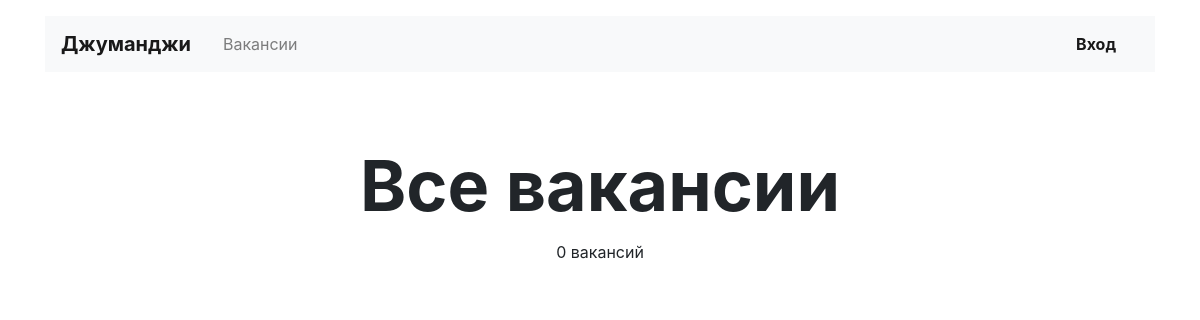
/vacancies/, run on an earlier commit of the app's database.
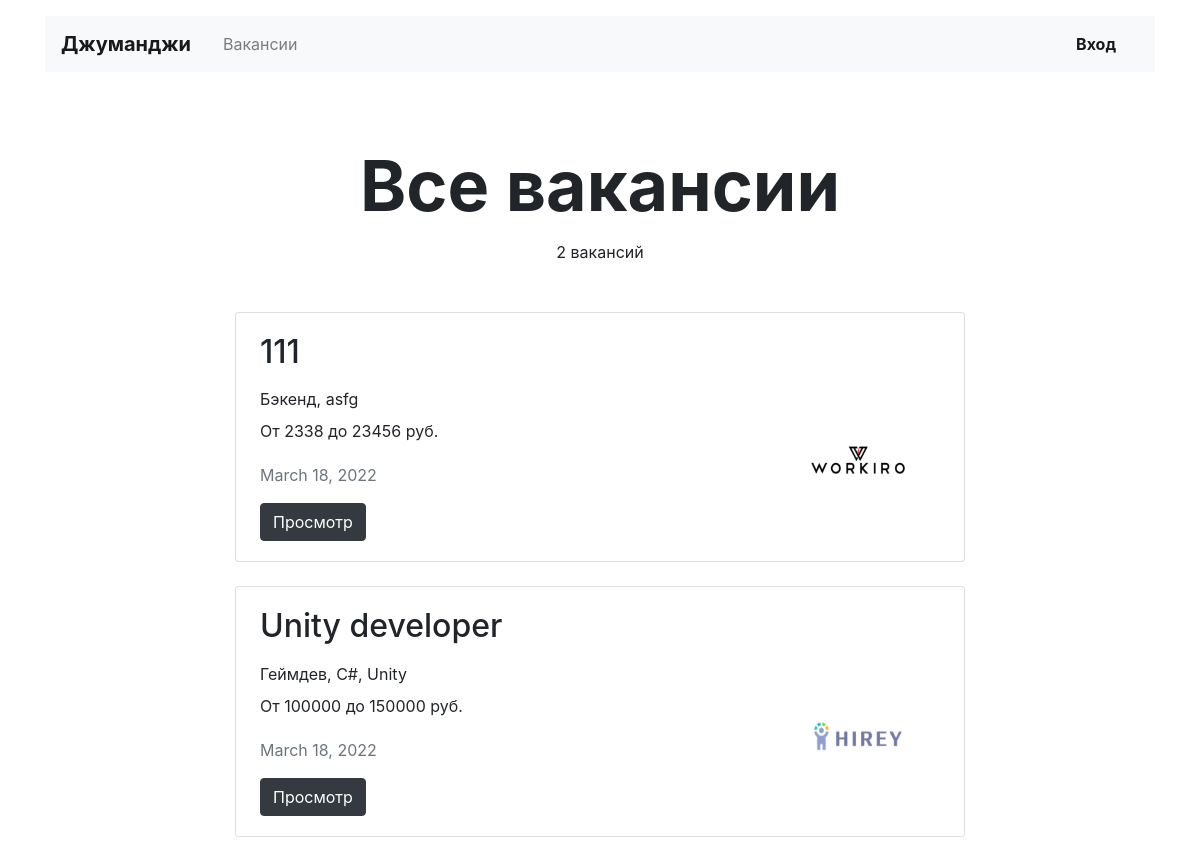
And on a later commit of the database.
### work/models.py (models this page shows, shortened)
class Vacancy(models.Model):
    title = models.CharField(max_length=50)
    speciality = models.ForeignKey(Specialty, on_delete=models.CASCADE, related_name='vacancies')
    company = models.ForeignKey(Company, on_delete=models.CASCADE, related_name='vacancies')
    skills = models.CharField(max_length=255)
    description = models.TextField()
    salary_min = models.IntegerField()
    salary_max = models.IntegerField()
    posted = models.DateField()

class Specialty(models.Model):
    code = models.CharField(max_length=50)
    title = models.CharField(max_length=50)
    picture = models.ImageField(default='https://place-hold.it/100x60', upload_to=MEDIA_SPECIALITY_IMAGE_DIR)

class Company(models.Model):
    name = models.CharField(max_length=50)
    location = models.CharField(max_length=50)
    logo = models.ImageField(default='https://place-hold.it/100x60', upload_to=MEDIA_COMPANY_IMAGE_DIR)
    description = models.TextField()
    employee_count = models.IntegerField()
    owner = models.OneToOneField(User, on_delete=models.CASCADE)

### work/views.py (the view)
# urls.py: path('vacancies/', view.list_vacancies_view, name='vacancies'),
def list_vacancies_view(request):
    vacancies = mdl.Vacancy.objects.all()
    return render(request, "work/vacancies.html", context={
        "vacancies": vacancies,
        "count": len(vacancies),
    })

### work/templates/work/vacancies.html
{% extends "work/base.html" %}
{% block content %}
  <main class="container mt-3">
    <section>
      <h1 class="h1 text-center mx-auto mt-4 pt-5" style="font-size: 70px;"><strong>Все вакансии</strong></h1>
      <p class="text-center pt-1">{{ count }} вакансий</p>
      <div class="row mt-5">
        <div class="col-12 col-lg-8 offset-lg-2 m-auto">
          {% for vac in vacancies %}
          <div class="card mb-4">
            <div class="card-body px-4">
              <div class="row">
                <div class="col-12 col-md-8 col-lg-9">
                  <h2 class="h2 pb-2">{{ vac.title }}</h2>
                  <p class="mb-2">{{ vac.speciality.title }}, {{ vac.skills }}</p>
                  <p>От {{ vac.salary_min }} до {{ vac.salary_max }} руб.</p>
                  <p class="text-muted pt-1">{{ vac.posted }}</p>
                </div>
                <div class="col-12 col-md-4 col-lg-3 d-flex align-items-end">
                  <a href="{% url 'vacancy' vac.id %}"><img src="{{ vac.company.logo.url }}" width="130" height="80" alt=""></a>
                </div>
              </div>
              <a href="{% url 'vacancy' vac.id %}" class="btn btn-dark">Просмотр</a>
            </div>
          </div>
          {% endfor %}
        </div>
      </div>
    </section>
  </main>
{% endblock content %}

What changed in the data, as far as the page shows it:
added Vacancy: title "111", speciality "Бэкенд", skills "asfg", salary_min "2338", salary_max "23456", posted "March 18, 2022", company.logo (picture)
added Vacancy: title "Unity developer", speciality "Геймдев", skills "C#, Unity", salary_min "100000", salary_max "150000", posted "March 18, 2022", company.logo (picture)
Also different on the page:
{{ count }}: "0" → "2"
